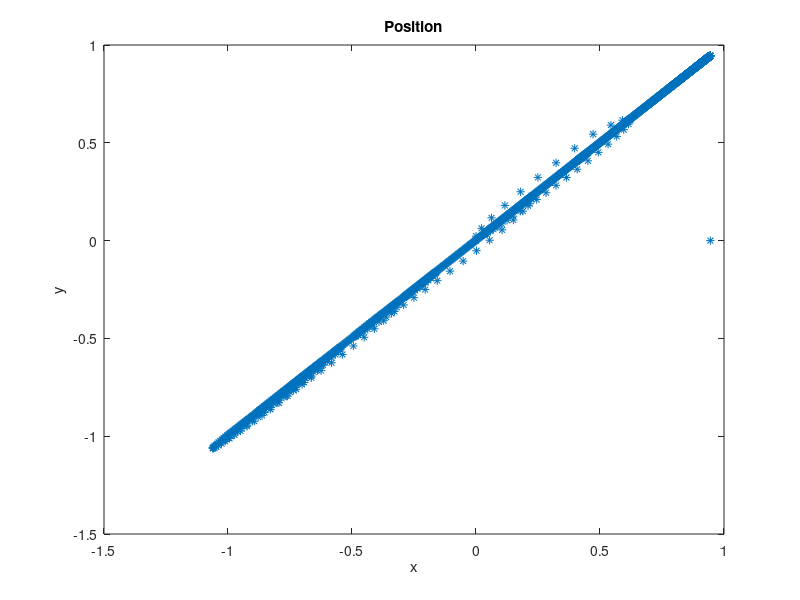
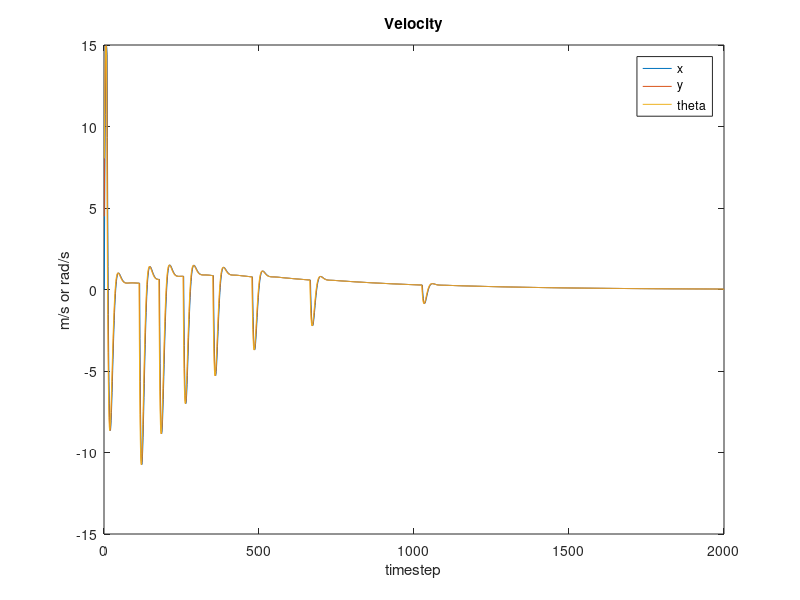
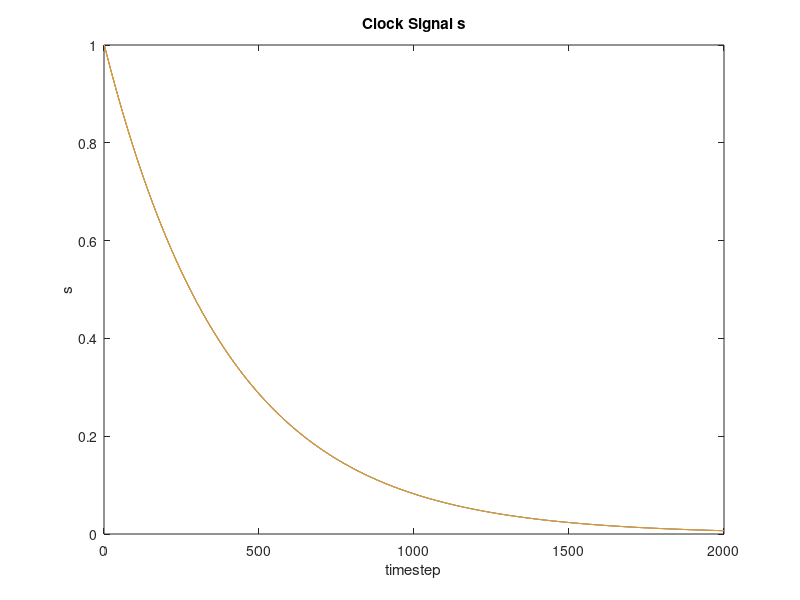

Source code (MATLAB) for these figures, in order:
clc 
clear all
close all

load xtraj.mat
load straj.mat
load vtraj.mat

axis equal
plot(xtraj(1,:), xtraj(2,:),'*')
xlabel('x'); ylabel('y');
title('Position')
%xlim([-0.5, 0.5]); ylim([-0.5, 0.5])

figure
xx = 1:length(vtraj);
plot(xx, vtraj(1,:),xx, vtraj(2,:),xx, vtraj(3,:))
title('Velocity')
legend('x', 'y', 'theta');
xlabel('timestep'); ylabel('m/s or rad/s')

figure
plot(xx, straj(1,:),xx, straj(2,:),xx, straj(3,:))
title('Clock Signal s')
xlabel('timestep'); ylabel('s')